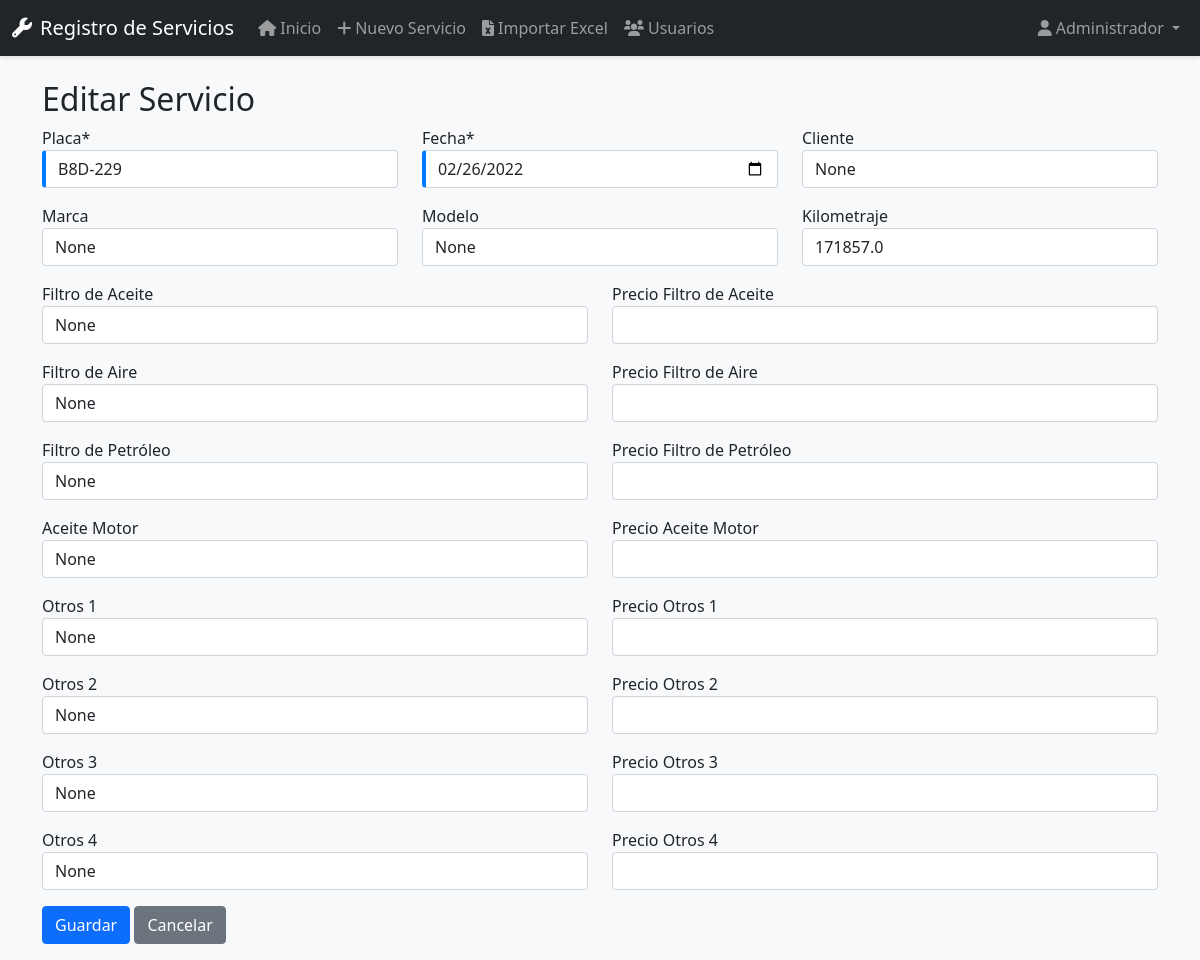
The page /servicio/editar/2 (signed in) on the database its author committed.
### app.py (models this page shows, shortened)
class Usuario(UserMixin, db.Model):
    id = db.Column(db.Integer, primary_key=True)
    username = db.Column(db.String(80), unique=True, nullable=False)
    password_hash = db.Column(db.String(120), nullable=False)
    nombre = db.Column(db.String(100))
    es_admin = db.Column(db.Boolean, default=False)

class Servicio(db.Model):
    id = db.Column(db.Integer, primary_key=True)
    placa = db.Column(db.String(20), nullable=False)
    fecha = db.Column(db.Date, nullable=False)
    cliente = db.Column(db.String(100))
    marca = db.Column(db.String(50))
    modelo = db.Column(db.String(50))
    kilometraje = db.Column(db.Float)
    filtro_aceite = db.Column(db.String(20))
    precio_filtro_aceite = db.Column(db.Float)
    filtro_aire = db.Column(db.String(20))
    precio_filtro_aire = db.Column(db.Float)
    filtro_petroleo = db.Column(db.String(20))
    precio_filtro_petroleo = db.Column(db.Float)
    aceite_motor = db.Column(db.String(50))
    precio_aceite_motor = db.Column(db.Float)
    otros_1 = db.Column(db.String(100))
    precio_otros_1 = db.Column(db.Float)
    otros_2 = db.Column(db.String(100))
    precio_otros_2 = db.Column(db.Float)
    otros_3 = db.Column(db.String(100))
    precio_otros_3 = db.Column(db.Float)
    otros_4 = db.Column(db.String(100))
    precio_otros_4 = db.Column(db.Float)
    total = db.Column(db.Float)
    usuario_id = db.Column(db.Integer, db.ForeignKey('usuario.id'))
    usuario = db.relationship('Usuario', backref=db.backref('servicios', lazy=True))

### app.py (the view, shortened to what this page needs)
@app.route('/servicio/editar/<int:id>', methods=['GET', 'POST'])
@login_required
def editar_servicio(id):
    servicio = Servicio.query.get_or_404(id)
    return render_template('form_servicio.html', servicio=servicio)

### app.py (called while the page is built)
@login_manager.user_loader
def load_user(user_id):
    return Usuario.query.get(int(user_id))

### templates/form_servicio.html (shortened to what this page needs)
{% extends "base.html" %}
{% block content %}
<div class="row">
    <div class="col-md-12">
        <h2>{{ 'Editar' if servicio else 'Nuevo' }} Servicio</h2>
        <form method="POST" class="needs-validation" novalidate>
            <div class="row">
                <div class="col-md-4 mb-3">
                    <label for="placa">Placa*</label>
                    <input type="text" class="form-control" id="placa" name="placa" value="{{ servicio.placa if servicio else '' }}" required>
                </div>
                <div class="col-md-4 mb-3">
                    <label for="fecha">Fecha*</label>
                    <input type="date" class="form-control" id="fecha" name="fecha" value="{{ servicio.fecha.strftime('%Y-%m-%d') if servicio and servicio.fecha else '' }}" required>
                </div>
                <div class="col-md-4 mb-3">
                    <label for="cliente">Cliente</label>
                    <input type="text" class="form-control" id="cliente" name="cliente" value="{{ servicio.cliente if servicio else '' }}">
                </div>
            </div>
            <div class="row">
                <div class="col-md-4 mb-3">
                    <label for="marca">Marca</label>
                    <input type="text" class="form-control" id="marca" name="marca" value="{{ servicio.marca if servicio else '' }}">
                </div>
                <div class="col-md-4 mb-3">
                    <label for="modelo">Modelo</label>
                    <input type="text" class="form-control" id="modelo" name="modelo" value="{{ servicio.modelo if servicio else '' }}">
                </div>
                <div class="col-md-4 mb-3">
                    <label for="kilometraje">Kilometraje</label>
                    <input type="number" step="0.01" class="form-control" id="kilometraje" name="kilometraje" value="{{ servicio.kilometraje if servicio else '' }}">
                </div>
            </div>
            <div class="row">
                <div class="col-md-6 mb-3">
                    <label for="filtro_aceite">Filtro de Aceite</label>
                    <input type="text" class="form-control" id="filtro_aceite" name="filtro_aceite" value="{{ servicio.filtro_aceite if servicio else '' }}">
                </div>
                <div class="col-md-6 mb-3">
                    <label for="precio_filtro_aceite">Precio Filtro de Aceite</label>
                    <input type="number" step="0.01" class="form-control" id="precio_filtro_aceite" name="precio_filtro_aceite" value="{{ servicio.precio_filtro_aceite if servicio else '' }}">
                </div>
            </div>
            <div class="row">
                <div class="col-md-6 mb-3">
                    <label for="filtro_aire">Filtro de Aire</label>
                    <input type="text" class="form-control" id="filtro_aire" name="filtro_aire" value="{{ servicio.filtro_aire if servicio else '' }}">
                </div>
                <div class="col-md-6 mb-3">
                    <label for="precio_filtro_aire">Precio Filtro de Aire</label>
                    <input type="number" step="0.01" class="form-control" id="precio_filtro_aire" name="precio_filtro_aire" value="{{ servicio.precio_filtro_aire if servicio else '' }}">
                </div>
            </div>
            <div class="row">
                <div class="col-md-6 mb-3">
                    <label for="filtro_petroleo">Filtro de Petróleo</label>
                    <input type="text" class="form-control" id="filtro_petroleo" name="filtro_petroleo" value="{{ servicio.filtro_petroleo if servicio else '' }}">
                </div>
                <div class="col-md-6 mb-3">
                    <label for="precio_filtro_petroleo">Precio Filtro de Petróleo</label>
                    <input type="number" step="0.01" class="form-control" id="precio_filtro_petroleo" name="precio_filtro_petroleo" value="{{ servicio.precio_filtro_petroleo if servicio else '' }}">
                </div>
            </div>
            <div class="row">
                <div class="col-md-6 mb-3">
                    <label for="aceite_motor">Aceite Motor</label>
                    <input type="text" class="form-control" id="aceite_motor" name="aceite_motor" value="{{ servicio.aceite_motor if servicio else '' }}">
                </div>
                <div class="col-md-6 mb-3">
                    <label for="precio_aceite_motor">Precio Aceite Motor</label>
                    <input type="number" step="0.01" class="form-control" id="precio_aceite_motor" name="precio_aceite_motor" value="{{ servicio.precio_aceite_motor if servicio else '' }}">
                </div>
            </div>
            <div class="row">
                <div class="col-md-6 mb-3">
                    <label for="otros_1">Otros 1</label>
                    <input type="text" class="form-control" id="otros_1" name="otros_1" value="{{ servicio.otros_1 if servicio else '' }}">
                </div>
                <div class="col-md-6 mb-3">
                    <label for="precio_otros_1">Precio Otros 1</label>
                    <input type="number" step="0.01" class="form-control" id="precio_otros_1" name="precio_otros_1" value="{{ servicio.precio_otros_1 if servicio else '' }}">
                </div>
            </div>
            <div class="row">
                <div class="col-md-6 mb-3">
                    <label for="otros_2">Otros 2</label>
                    <input type="text" class="form-control" id="otros_2" name="otros_2" value="{{ servicio.otros_2 if servicio else '' }}">
                </div>
                <div class="col-md-6 mb-3">
                    <label for="precio_otros_2">Precio Otros 2</label>
                    <input type="number" step="0.01" class="form-control" id="precio_otros_2" name="precio_otros_2" value="{{ servicio.precio_otros_2 if servicio else '' }}">
                </div>
            </div>
            <div class="row">
                <div class="col-md-6 mb-3">
                    <label for="otros_3">Otros 3</label>
                    <input type="text" class="form-control" id="otros_3" name="otros_3" value="{{ servicio.otros_3 if servicio else '' }}">
                </div>
                <div class="col-md-6 mb-3">
                    <label for="precio_otros_3">Precio Otros 3</label>
                    <input type="number" step="0.01" class="form-control" id="precio_otros_3" name="precio_otros_3" value="{{ servicio.precio_otros_3 if servicio else '' }}">
                </div>
            </div>
            <div class="row">
                <div class="col-md-6 mb-3">
                    <label for="otros_4">Otros 4</label>
                    <input type="text" class="form-control" id="otros_4" name="otros_4" value="{{ servicio.otros_4 if servicio else '' }}">
                </div>
                <div class="col-md-6 mb-3">
                    <label for="precio_otros_4">Precio Otros 4</label>
                    <input type="number" step="0.01" class="form-control" id="precio_otros_4" name="precio_otros_4" value="{{ servicio.precio_otros_4 if servicio else '' }}">
                </div>
            </div>
            <button type="submit" class="btn btn-primary">Guardar</button>
            <a href="{{ url_for('index') }}" class="btn btn-secondary">Cancelar</a>
        </form>
    </div>
</div>
{% endblock %}

### templates/base.html (shortened to what this page needs)
<!DOCTYPE html>
<html lang="es">
<head>
    <link href="https://cdn.jsdelivr.net/npm/bootstrap@5.1.3/dist/css/bootstrap.min.css" rel="stylesheet">
    <link href="https://cdnjs.cloudflare.com/ajax/libs/font-awesome/6.0.0/css/all.min.css" rel="stylesheet">
    <link rel="stylesheet" href="{{ url_for('static', filename='css/style.css') }}">
</head>
<body>
    <nav class="navbar navbar-expand-lg navbar-dark bg-dark">
        <div class="container-fluid">
            <a class="navbar-brand" href="{{ url_for('index') }}">
                <i class="fas fa-wrench me-2"></i>Registro de Servicios
            </a>
            <div class="collapse navbar-collapse" id="navbarNav">
                {% if current_user.is_authenticated %}
                <ul class="navbar-nav me-auto">
                    <li class="nav-item">
                        <a class="nav-link" href="{{ url_for('index') }}">
                            <i class="fas fa-home me-1"></i>Inicio
                        </a>
                    </li>
                    <li class="nav-item">
                        <a class="nav-link" href="{{ url_for('nuevo_servicio') }}">
                            <i class="fas fa-plus me-1"></i>Nuevo Servicio
                        </a>
                    </li>
                    <li class="nav-item">
                        <a class="nav-link" href="{{ url_for('importar_excel') }}">
                            <i class="fas fa-file-excel me-1"></i>Importar Excel
                        </a>
                    </li>
                    {% if current_user.es_admin %}
                    <li class="nav-item">
                        <a class="nav-link" href="{{ url_for('admin_usuarios') }}">
                            <i class="fas fa-users me-1"></i>Usuarios
                        </a>
                    </li>
                    {% endif %}
                </ul>
                <ul class="navbar-nav">
                    <li class="nav-item dropdown">
                        <a class="nav-link dropdown-toggle" href="#" id="navbarDropdown" role="button" data-bs-toggle="dropdown">
                            <i class="fas fa-user me-1"></i>{{ current_user.nombre }}
                        </a>
                    </li>
                </ul>
                {% endif %}
            </div>
        </div>
    </nav>
    <div class="container mt-4">
        {% block content %}{% endblock %}
    </div>
</body>
</html>

### static/css/style.css (style rules this page uses)
body { background-color: #f8f9fa; }
.navbar { margin-bottom: 20px; box-shadow: 0 2px 4px rgba(0,0,0,0.1); }
.form-control:required { border-left: 4px solid #007bff; }

### rows shown on the page
Usuario: nombre "Administrador"
Servicio: placa "B8D-229", fecha "02/26/2022", cliente "None", marca "None", modelo "None", kilometraje "171857.0", filtro_aceite "None", filtro_aire "None", filtro_petroleo "None", aceite_motor "None", otros_1 "None", otros_2 "None", otros_3 "None", otros_4 "None"

### other values the page prints
{{ 'Editar' if servicio else 'Nuevo' }} "Editar"
